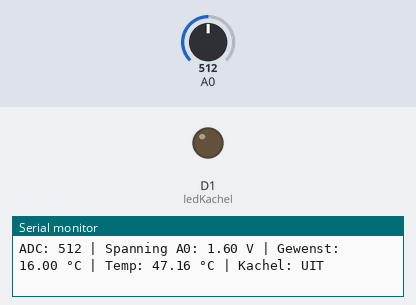
A sketch run on a simulated ESP8266 (NodeMCU). Parts: output pins drawn as LEDs (lit = HIGH), the last lines printed to the serial monitor. The test bench sets the inputs (shaded band); at power-on: A0 = 512.

Above: at 2.2 s.
2.3 s: A0 set to 470
3.8 s: A0 set to 452
At 5.2 s:
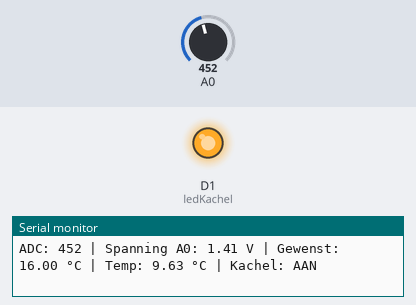
5.5 s: A0 set to 511
At 6.7 s:
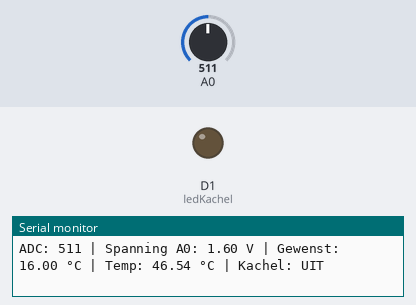
7.0 s: A0 set to 306
At 8.1 s:
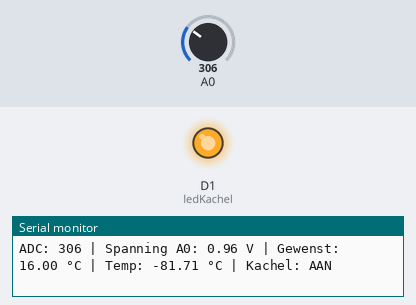
Timing chart, 0 to 9.5 s (numbered marks = the images above; inputs shaded):
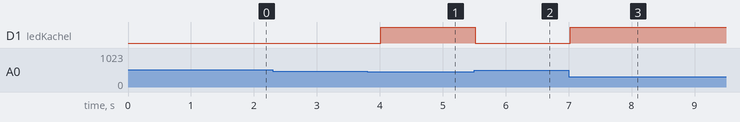

The sketch:

Temp_Uitmeten_Met_LED.ino
```cpp
const int ledKachel = D1;
const float gewensteTemp = 16.0;
const float hysterese = 1.0;
bool kachelAan = false;

void setup() {
  Serial.begin(115200);
  delay(1000);
  Serial.println("LM335 Temperatuurmeting gestart...");

  pinMode(ledKachel, OUTPUT);
  digitalWrite(ledKachel, LOW);
}

void loop() {
  int rawADC = analogRead(A0);

  float spanningA0 = (rawADC / 1023.0) * 3.2;
  float spanningSensor = spanningA0 * 2.0;
  float tempKelvin = spanningSensor * 100.0;
  float tempCelsius = tempKelvin - 273.15;

  if (tempCelsius < (gewensteTemp - hysterese)) {
    kachelAan = true;   // Te koud
  } else if (tempCelsius > (gewensteTemp - hysterese)) {
    kachelAan = false;  // Warm genoeg
  }

  digitalWrite(ledKachel, kachelAan ? HIGH : LOW);

  Serial.print("ADC: ");
  Serial.print(rawADC);
  Serial.print(" | Spanning A0: ");
  Serial.print(spanningA0);
  Serial.print(" V | Gewenst: ");
  Serial.print(gewensteTemp);
  Serial.print(" °C | Temp: ");
  Serial.print(tempCelsius);
  Serial.print(" °C | Kachel: ");
  Serial.println(kachelAan ? "AAN" : "UIT");

  delay(500);
}
```

Measured:
- the behaviour switches between 461 and 460 on A0 (found by bisection; images 0 and 1)
- after the input at 3.8 s, D1 (ledKachel): LOW → HIGH after 0.21 s
- after the input at 5.5 s, D1 (ledKachel): HIGH → LOW at once
- after the input at 7.0 s, D1 (ledKachel): LOW → HIGH at once
